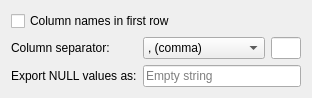
<?xml version="1.0" encoding="UTF-8"?>
<ui version="4.0">
 <class>CsvExport</class>
 <widget class="QWidget" name="CsvExport">
  <property name="geometry">
   <rect>
    <x>0</x>
    <y>0</y>
    <width>312</width>
    <height>90</height>
   </rect>
  </property>
  <property name="windowTitle">
   <string notr="true">Form</string>
  </property>
  <layout class="QGridLayout" name="gridLayout">
   <item row="0" column="0" colspan="3">
    <widget class="QCheckBox" name="columnsCheck">
     <property name="text">
      <string>Column names in first row</string>
     </property>
     <property name="cfg" stdset="0">
      <string notr="true">CsvExport.ColumnsInFirstRow</string>
     </property>
    </widget>
   </item>
   <item row="1" column="0">
    <widget class="QLabel" name="label">
     <property name="text">
      <string>Column separator:</string>
     </property>
    </widget>
   </item>
   <item row="1" column="1">
    <widget class="QComboBox" name="comboBox">
     <property name="cfg" stdset="0">
      <string notr="true">CsvExport.Separator</string>
     </property>
     <item>
      <property name="text">
       <string>, (comma)</string>
      </property>
     </item>
     <item>
      <property name="text">
       <string>; (semicolon)</string>
      </property>
     </item>
     <item>
      <property name="text">
       <string>\t (tab)</string>
      </property>
     </item>
     <item>
      <property name="text">
       <string>  (whitespace)</string>
      </property>
     </item>
     <item>
      <property name="text">
       <string>Custom:</string>
      </property>
     </item>
    </widget>
   </item>
   <item row="1" column="2">
    <widget class="QLineEdit" name="lineEdit">
     <property name="maximumSize">
      <size>
       <width>30</width>
       <height>16777215</height>
      </size>
     </property>
     <property name="cfg" stdset="0">
      <string notr="true">CsvExport.CustomSeparator</string>
     </property>
    </widget>
   </item>
   <item row="2" column="0">
    <widget class="QLabel" name="label_2">
     <property name="text">
      <string>Export NULL values as:</string>
     </property>
    </widget>
   </item>
   <item row="2" column="1" colspan="2">
    <widget class="QLineEdit" name="lineEdit_2">
     <property name="placeholderText">
      <string>Empty string</string>
     </property>
     <property name="cfg" stdset="0">
      <string notr="true">CsvExport.NullValueString</string>
     </property>
    </widget>
   </item>
  </layout>
 </widget>
 <resources/>
 <connections/>
</ui>
